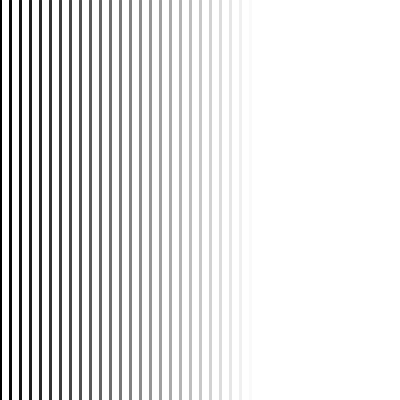
Frame 1 (no input)
Frame 60 (the mouse pressed at the canvas centre just before this capture): identical to frame 1, image omitted
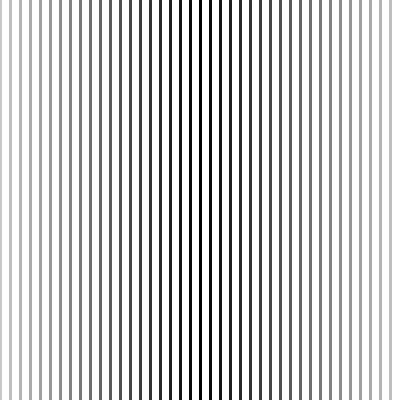
Frame 120 (the mouse held since frame 60 and released just before this capture)

The Processing sketch that drew these frames (run headless with seeded random() and noise(); from frame 60 on, the mouse is pressed at the canvas centre):

// Processing sketch: L08_Tsykly
// ── L08_Tsykly.pde
// Урок 8. Цикли: інтерактивні лінії, кольорова сітка, концентричні кола
// Клавіші 1, 2, 3 перемикають режим.

int mode = 1;

void setup() {
  size(400, 400);
}

void draw() {
  background(255);
  if (mode == 1) drawLines();
  else if (mode == 2) drawGrid();
  else drawCircles();
}

// Лінії, що світлішають, коли далеко від курсора
void drawLines() {
  strokeWeight(3);
  for (int x = 0; x < width; x += 10) {
    float d = abs(mouseX - x);
    stroke(constrain(d, 0, 255));
    line(x, 0, x, height);
  }
}

// Вкладені цикли: рядки × стовпці
void drawGrid() {
  stroke(255);
  for (int y = 0; y < height; y += 40) {
    for (int x = 0; x < width; x += 40) {
      fill(x * 255 / width, y * 255 / height, 150);
      rect(x, y, 40, 40);
    }
  }
}

// Концентричні кола, центр — у курсора
void drawCircles() {
  noFill();
  stroke(0);
  strokeWeight(1);
  for (int d = 600; d > 0; d -= 20) {
    ellipse(mouseX, mouseY, d, d);
  }
}

void keyPressed() {
  if (key == '1') mode = 1;
  if (key == '2') mode = 2;
  if (key == '3') mode = 3;
}
